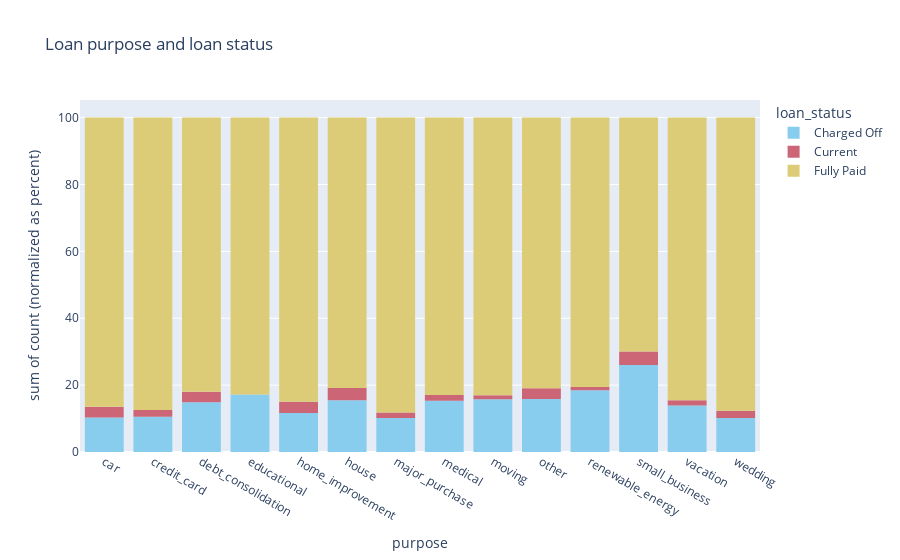

Notebook cell for this chart:
### Code cell
px.histogram(data,x = "purpose",
             y = "count",
             color = "loan_status",
             barnorm = "percent",
             title = "Loan purpose and loan status",
             color_discrete_sequence=px.colors.qualitative.Safe
            )

### Figure 1 — Plotly figure (JSON) as saved in the notebook; plotly's stock layout.template omitted (floating-point values rounded to 4 significant figures)
{"data": [{"alignmentgroup": "True", "bingroup": "x", "histfunc": "sum", "hovertemplate": "loan_status=Charged Off<br>purpose=%{x}<br>sum of count (normalized as percent)=%{y}<extra></extra>", "legendgroup": "Charged Off", "marker": {"color": "rgb(136, 204, 238)", "pattern": {"shape": ""}}, "name": "Charged Off", "offsetgroup": "Charged Off", "orientation": "v", "showlegend": true, "type": "histogram", "x": ["car", "credit_card", "debt_consolidation", "educational", "home_improvement", "house", "major_purchase", "medical", "moving", "other", "renewable_energy", "small_business", "vacation", "wedding"], "xaxis": "x", "y": [160, 542, 2767, 56, 347, 59, 222, 106, 92, 633, 19, 475, 53, 96], "yaxis": "y"}, {"alignmentgroup": "True", "bingroup": "x", "histfunc": "sum", "hovertemplate": "loan_status=Current<br>purpose=%{x}<br>sum of count (normalized as percent)=%{y}<extra></extra>", "legendgroup": "Current", "marker": {"color": "rgb(204, 102, 119)", "pattern": {"shape": ""}}, "name": "Current", "offsetgroup": "Current", "orientation": "v", "showlegend": true, "type": "histogram", "x": ["car", "credit_card", "debt_consolidation", "home_improvement", "house", "major_purchase", "medical", "moving", "other", "renewable_energy", "small_business", "vacation", "wedding"], "xaxis": "x", "y": [50, 103, 586, 101, 14, 37, 12, 7, 128, 1, 74, 6, 21], "yaxis": "y"}, {"alignmentgroup": "True", "bingroup": "x", "histfunc": "sum", "hovertemplate": "loan_status=Fully Paid<br>purpose=%{x}<br>sum of count (normalized as percent)=%{y}<extra></extra>", "legendgroup": "Fully Paid", "marker": {"color": "rgb(221, 204, 119)", "pattern": {"shape": ""}}, "name": "Fully Paid", "offsetgroup": "Fully Paid", "orientation": "v", "showlegend": true, "type": "histogram", "x": ["car", "credit_card", "debt_consolidation", "educational", "home_improvement", "house", "major_purchase", "medical", "moving", "other", "renewable_energy", "small_business", "vacation", "wedding"], "xaxis": "x", "y": [1339, 4485, 15288, 269, 2528, 308, 1928, 575, 484, 3232, 83, 1279, 322, 830], "yaxis": "y"}], "layout": {"autosize": true, "barmode": "relative", "barnorm": "percent", "legend": {"title": {"text": "loan_status"}, "tracegroupgap": 0}, "title": {"text": "Loan purpose and loan status"}, "xaxis": {"anchor": "y", "autorange": true, "domain": [0, 1], "range": [-0.5, 13.5], "title": {"text": "purpose"}, "type": "category"}, "yaxis": {"anchor": "x", "autorange": true, "domain": [0, 1], "range": [0, 105.3], "title": {"text": "sum of count (normalized as percent)"}, "type": "linear"}}}
